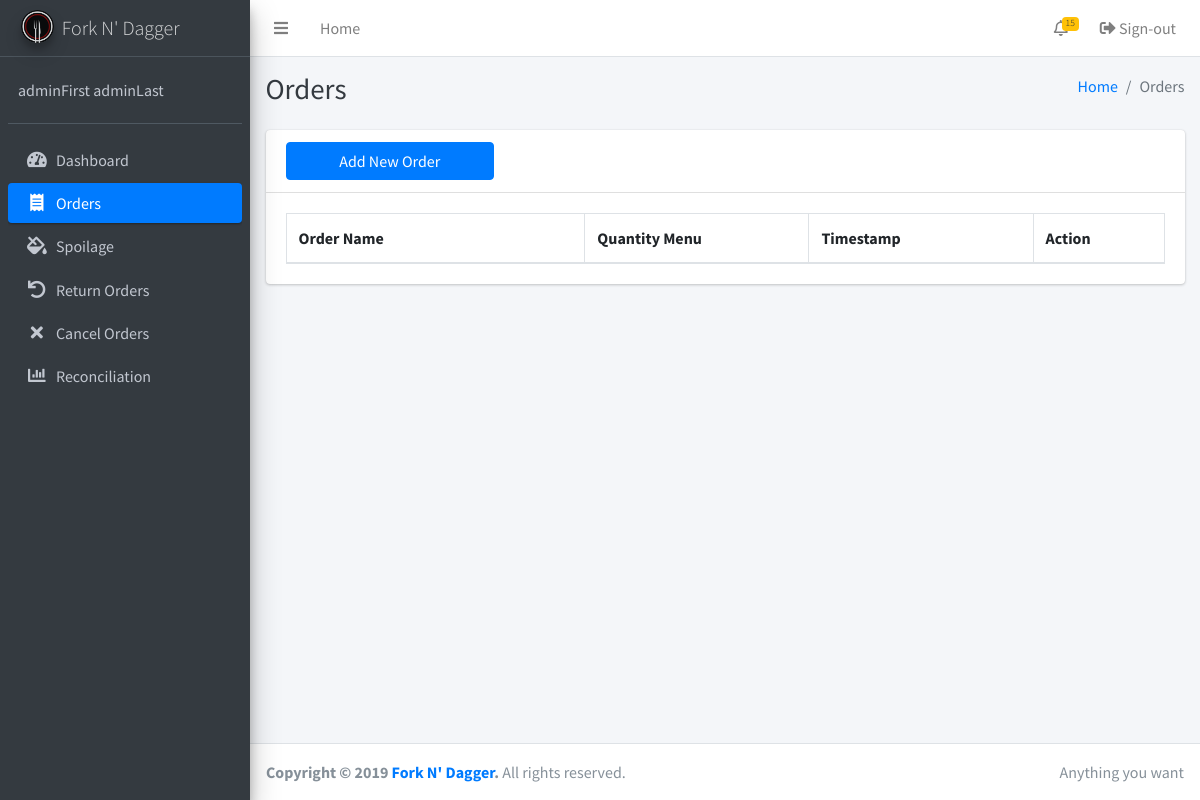
Before: /order.php (signed in) with the older database file.
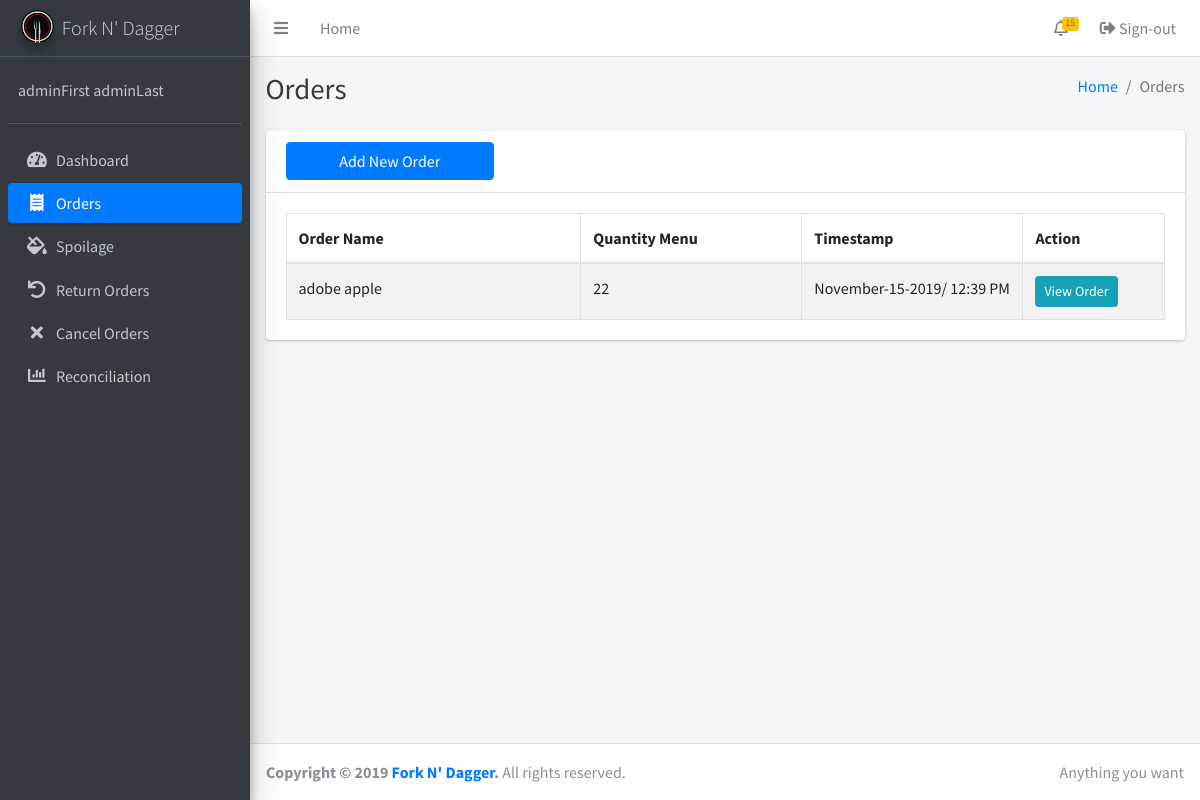
After: the same page with the newer database file.
### tables this page shows
CREATE TABLE IF NOT EXISTS `orders` (
  `order_id` bigint(255) NOT NULL AUTO_INCREMENT,
  `qtyMenu` bigint(255) DEFAULT NULL,
  `menu_id` bigint(255) DEFAULT NULL,
  `timestamp` timestamp(6) NULL DEFAULT NULL,
  `addItemId` bigint(255) DEFAULT NULL,
  PRIMARY KEY (`order_id`)
);

CREATE TABLE IF NOT EXISTS `menu` (
  `id` bigint(255) NOT NULL AUTO_INCREMENT,
  `name` varchar(255) NOT NULL,
  `description` varchar(255) NOT NULL,
  `timestamp` timestamp(6) NOT NULL,
  `adminID` int(255) NOT NULL,
  PRIMARY KEY (`id`)
);

### inc/session.php (called while the page is built, shortened)
<?php
	include 'inc/conn.php';;
	if(isset($_SESSION['admin'])){
		$query = $conn -> prepare("SELECT * FROM admins WHERE id = ? ");
		$query -> bind_param("s", $variable);
		$query -> execute();
		$result = $query->get_result();
		$user = mysqli_fetch_assoc($result);
		$role = $user['role'];
	}
	else{
		header('location: home.php');
		exit();
	}
?>

### order.php (the view, shortened to what this page needs)
<?php include 'inc/session.php'; ?>
<?php include 'inc/header.php'; ?>
<body class="hold-transition sidebar-mini">
<div class="wrapper">
<?php
$current = "order";
include 'inc/navbar.php'; ?>
  <div class="content-wrapper">
    <?php if ($role == 'Admin'): ?>
    <div class="content-header">
      <div class="container-fluid">
        <div class="row mb-2">
          <div class="col-sm-6">
            <h1 class="m-0 text-dark">Orders</h1>
          </div>
          <div class="col-sm-6">
            <ol class="breadcrumb float-sm-right">
              <li class="breadcrumb-item"><a href="index.php">Home</a></li>
              <li class="breadcrumb-item active">Orders</li>
            </ol>
          </div>
        </div>
      </div>
    </div>
    <div class="content">
      <div class="container-fluid">
        <div class="row">
          <div class="col-12">
            <div class="card">
              <div class="card-header">
                <div class="row">
                  <div class="col-3">
                  <button type="button" class="btn btn-block btn-primary" data-toggle="modal" data-target="#item">Add New Order</button>
                  </div>
                </div>
              </div>
              <div class="card-body">
                <table class="table table-bordered table-striped display">
                  <thead>
                  <tr>
                    <th width="160">Order Name</th>
                    <th width="120">Quantity Menu</th>
                    <th width="120">Timestamp</th>
                    <th width="50">Action</th>
                  </tr>
                  </thead>
                  <tbody>
                  <?php
                  $getAllOrders = mysqli_query($conn, "SELECT * FROM `orders` JOIN `menu` ON id=menu_id");
                  while($row = mysqli_fetch_assoc($getAllOrders)) {
                  ?>
                    <tr>
                      <td><?php echo $row['name'] ?></td>
                      <td><?php echo $row['qtyMenu'] ?></td>
                      <td><?php echo date('F-j-Y/ g:i A',strtotime($row['timestamp']));  ?></td>
                      <td>
                        <button type="button" class="btn btn-info btn-sm m-0 sendOrderId" data-toggle="modal" data-target="#viewOrder" id="<?php echo $row['order_id'] ?>">View Order</button>
                      </td>
                    </tr>
                  <?php
                  }
                  ?>
                  </tbody>
                </table>
              </div>
            </div>
          </div>
        </div>
      </div>
    </div>
  </div>
  <?php else: ?>
    <?php include 'forbidden.php'; ?>
  <?php endif ?>
  <?php include 'inc/footer.php'; ?>
</div>
</body>
</html>

### inc/header.php (shortened to what this page needs)
<!DOCTYPE html>
<html lang="en">
<head>
  <link rel="stylesheet" href="plugins/fontawesome-free/css/all.min.css">
  <link rel="stylesheet" href="dist/css/adminlte.min.css">
  <link rel="stylesheet" href="plugins/datatables-bs4/css/dataTables.bootstrap4.css">
</head>

### inc/navbar.php (shortened to what this page needs)
  <nav class="main-header navbar navbar-expand navbar-white navbar-light">
    <ul class="navbar-nav">
      <li class="nav-item">
        <a class="nav-link" data-widget="pushmenu" href="#"><i class="fas fa-bars"></i></a>
      </li>
      <li class="nav-item d-none d-sm-inline-block">
        <a href="index3.html" class="nav-link">Home</a>
      </li>
    </ul>
    <ul class="navbar-nav ml-auto">
      <li class="nav-item dropdown">
        <a class="nav-link" data-toggle="dropdown" href="#">
          <i class="far fa-bell"></i>
          <span class="badge badge-warning navbar-badge">15</span>
        </a>
      </li>
      <li class="nav-item">
        <a class="nav-link" href="logout.php"><i class="nav-icon fas fa-sign-out-alt"></i> Sign-out</a>
      </li>
    </ul>
  </nav>
  <aside class="main-sidebar sidebar-dark-primary elevation-4">
    <a href="index.php" class="brand-link">
      <img src="image/logo.png" alt="Fork N' Dagger Logo" class="brand-image img-circle elevation-3"
           style="opacity: .8">
      <span class="brand-text font-weight-light">Fork N' Dagger</span>
    </a>
    <div class="sidebar">
      <div class="user-panel mt-3 pb-3 mb-3 d-flex">
        <div class="info">
          <a href="#" class="d-block"><?php echo $user['firstname']. ' '.$user['lastname']; ?></a>
        </div>
      </div>
<?php
switch ($role): ?>
<?php default: ?>
      <nav class="mt-2">
        <ul class="nav nav-pills nav-sidebar flex-column" data-widget="treeview" role="menu" data-accordion="false">
          <li class="nav-item">
            <a href="index.php" class="nav-link <?php if($current == 'Dashboard') {echo 'active';} ?>">
              <i class="nav-icon fas fa-tachometer-alt"></i>
              <p>
                Dashboard
              </p>
            </a>
          </li>
          <li class="nav-item">
            <a href="order.php" class="nav-link <?php if($current == 'order') {echo 'active';} ?>">
              <i class="nav-icon fas fa-receipt"></i>
              <p>
                Orders
              </p>
            </a>
          </li>
          <li class="nav-item">
            <a href="spoilage.php" class="nav-link <?php if($current == 'spoilage') {echo 'active';} ?>">
              <i class="nav-icon fas fa-fill-drip"></i>
              <p>
                Spoilage
              </p>
            </a>
          </li>
          <li class="nav-item">
            <a href="returnorders.php" class="nav-link <?php if($current == 'return') {echo 'active';} ?>">
              <i class="nav-icon fas fa-undo"></i>
              <p>
                Return Orders
              </p>
            </a>
          </li>
          <li class="nav-item">
            <a href="cancelorders.php" class="nav-link <?php if($current == 'cancel') {echo 'active';} ?>">
              <i class="nav-icon fas fa-times"></i>
              <p>
                Cancel Orders
              </p>
            </a>
          </li>
          <li class="nav-item">
            <a href="reconciliation.php" class="nav-link <?php if($current == 'reconciliation') {echo 'active';} ?>">
              <i class="nav-icon fas fa-chart-bar"></i>
              <p>
                Reconciliation
              </p>
            </a>
          </li>
        </ul>
      </nav>
<?php endswitch; ?>
    </div>
  </aside>

### inc/footer.php
<footer class="main-footer">
	<div class="float-right d-none d-sm-inline">
	  Anything you want
	</div>
	<strong>Copyright &copy; 2019 <a href="">Fork N' Dagger</a>.</strong> All rights reserved.
</footer>

Changed rows visible on the page:
added orders: menu.name "adobe apple", qtyMenu "22", menu.timestamp "November-15-2019/ 12:39 PM"
